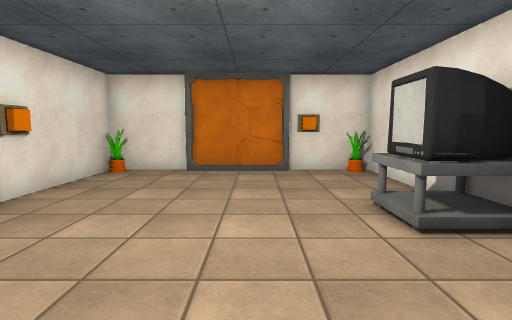
View 1 (above)

12 first-person views from a walk through a Unity game level. The camera is 1.3 m above the floor, tilts 6° down and sees 80° across. The floor is counted in squares, 1 m on a side. Each view is taken from the middle of a square. On the plan, view 1 faces up. The plan holds only what a view shows up to about 14 squares ahead; the rest is blank. The place goes on beyond the plan. Some animated figures are not drawn. Surface patterns are stand-ins for the level's own textures.

View 2
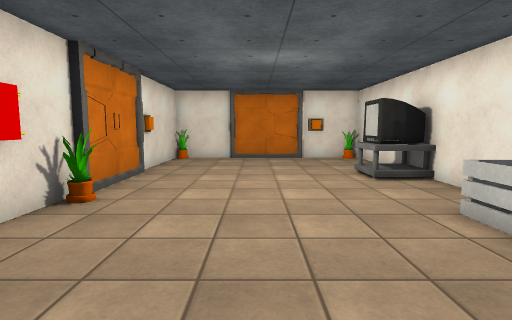

View 3
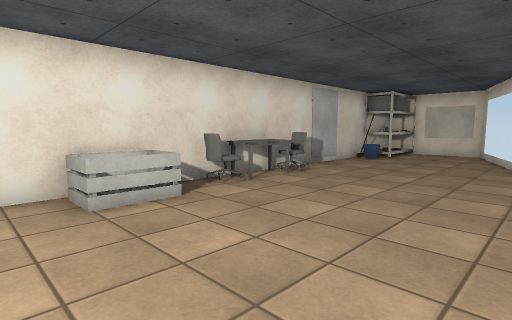

View 4
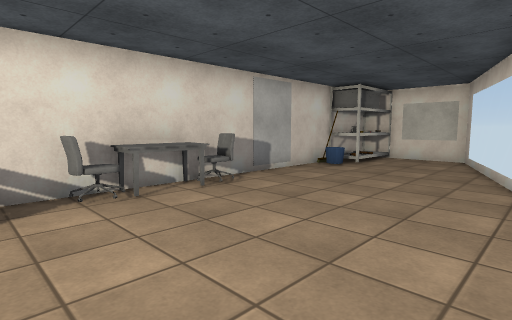

View 5
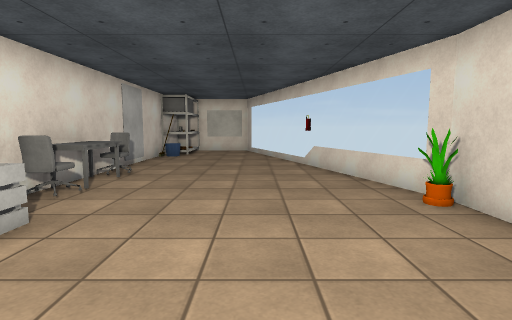

View 6
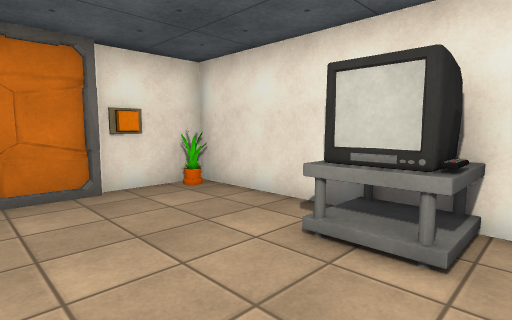

View 7
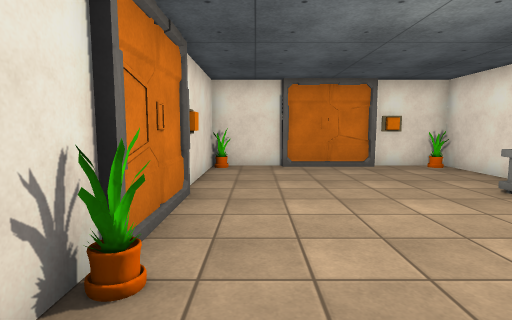

View 8
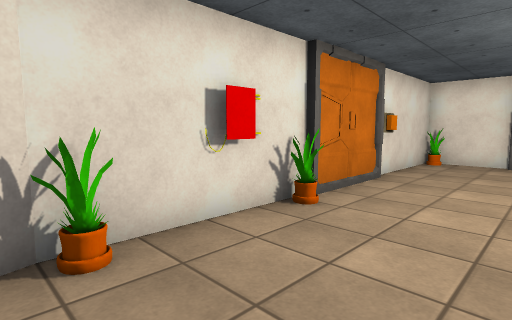

View 9
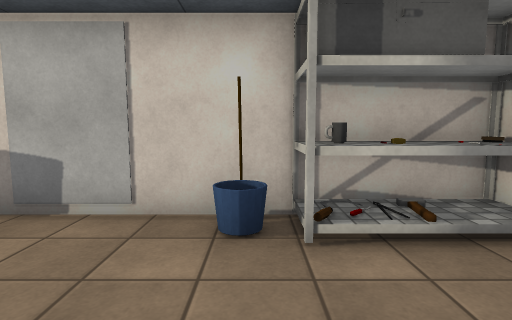

View 10
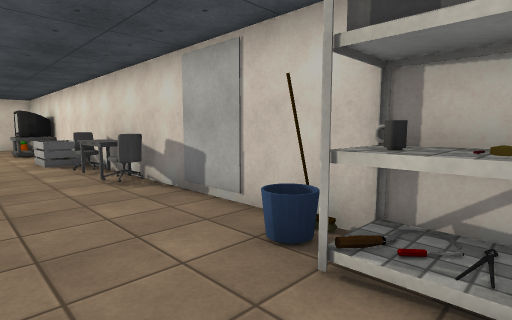

View 11
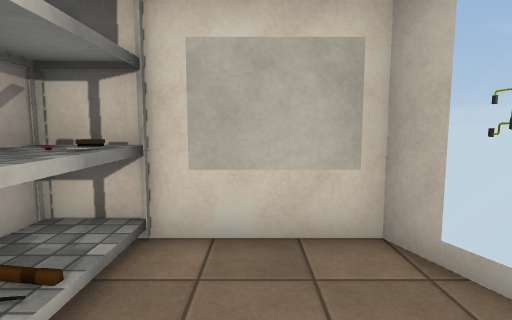

View 12
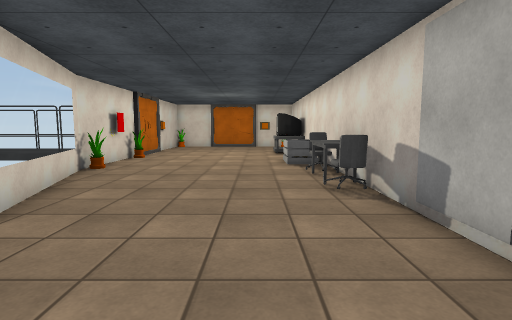

### Floor plan
Points are (right, up) in squares from view 1. A wall is a line through its corners. A room is listed if a view was taken in it or the views show most of it. See-through windows are left out.
Room 1 (views 1, 2, 3, 4, 5, 6, 7, 8, 9, 10, 11, 12)
walls: (-4.3, 0.4) (-4.3, -0.4); (-4.7, -2.4) (-0.5, -14.5) (3.5, -14.5) (3.5, 9.5) (1, 9.5); (-4.5, 2) (-4.5, -2.5); (2.7, -10.9) (3.2, -10.7); (0.9, 9.3) (-0.4, 9.5); (1.1, 9.3) (-2.1, 9.3); (3.1, -10.9) (2.7, -10.7); (0.9, 9.5) (-4.5, 9.5) (-4.5, 2.1)
low walls: (-4.5, 3) (-4.3, 2.3); (-0.4, 9.5) (-0.7, 9.3); (2.9, -11.1) (3.1, -10.9)
objects: other object (-4, -2); other object (-4, 1); other object (-4, 9); shelf (2, -14) to (3, -12); box (2, -1) to (3, 0); TV (2, 4) to (4, 5); other object (3, -13); chair (3, -6) to (3, -5); other object (3, -4); chair (3, -3); other object (3, 9)

Positions as (right, up) in squares from view 1, and headings:
1: (0, 0), facing up
2: (-1, -4), facing up
3: (-3, 2), facing down-right
4: (-3, -1), facing down-right
5: (-1, 3), facing down
6: (-1, 3), facing up-right
7: (-3, -1), facing up
8: (-1, -3), facing up-left
9: (-1, -11), facing right
10: (0, -13), facing up-right
11: (1, -11), facing down
12: (1, -12), facing up
